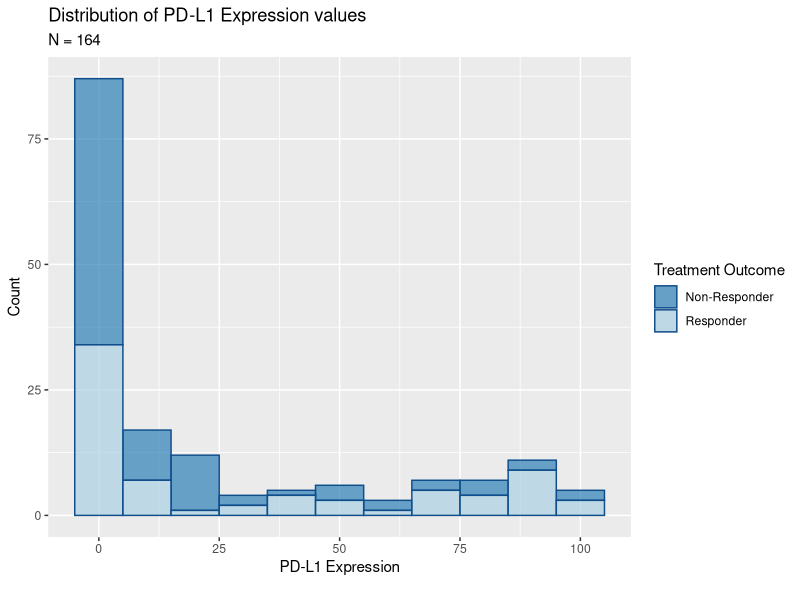
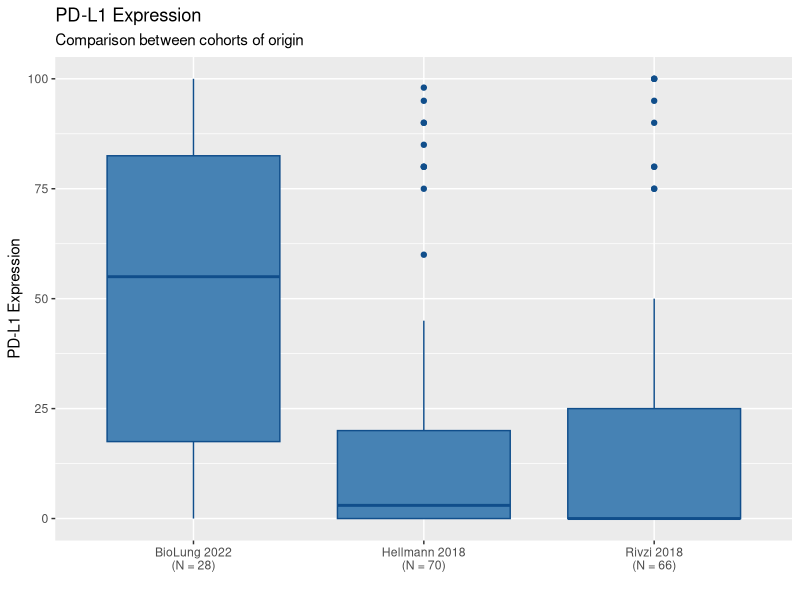
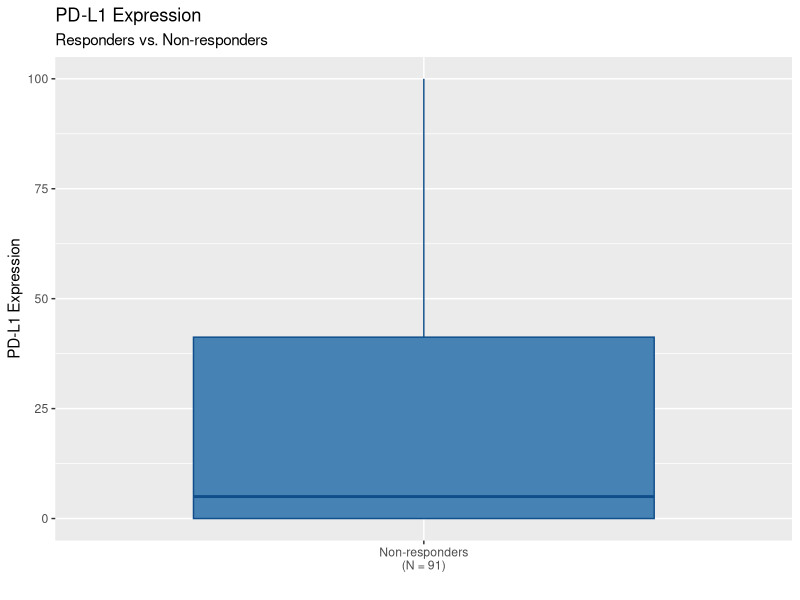
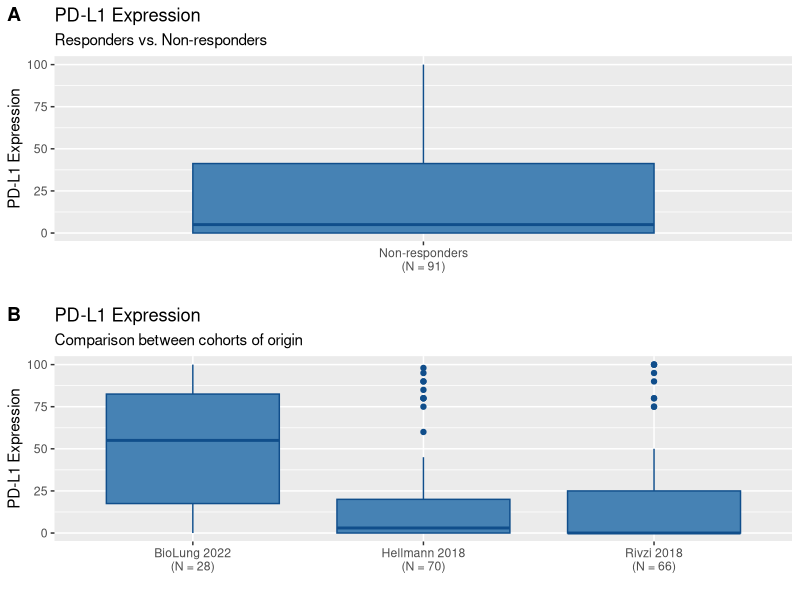
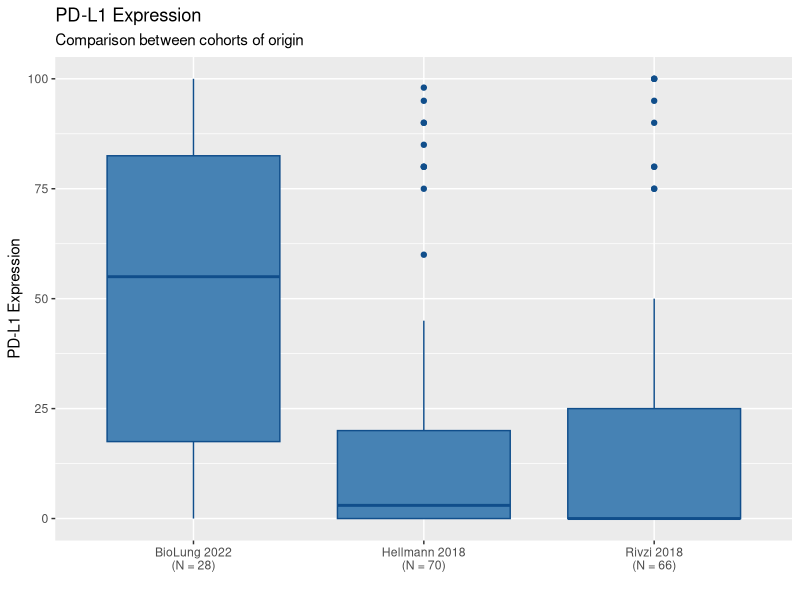
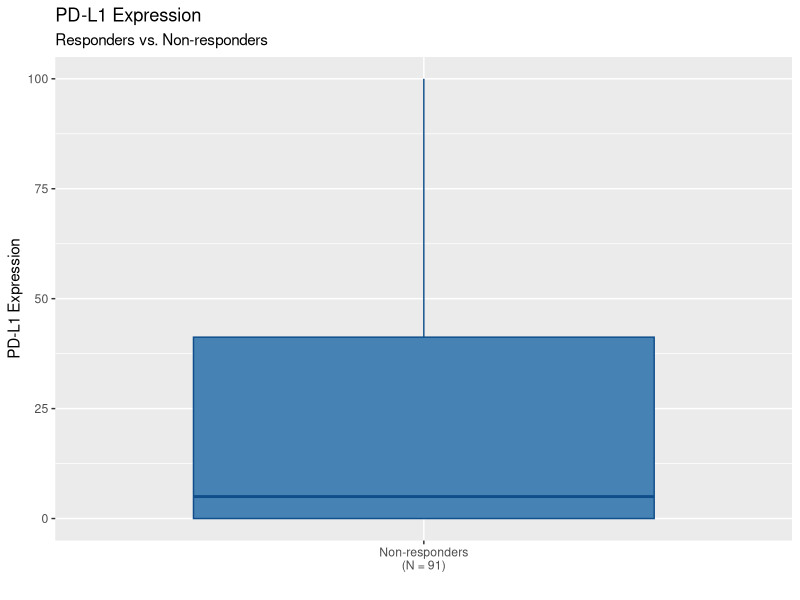
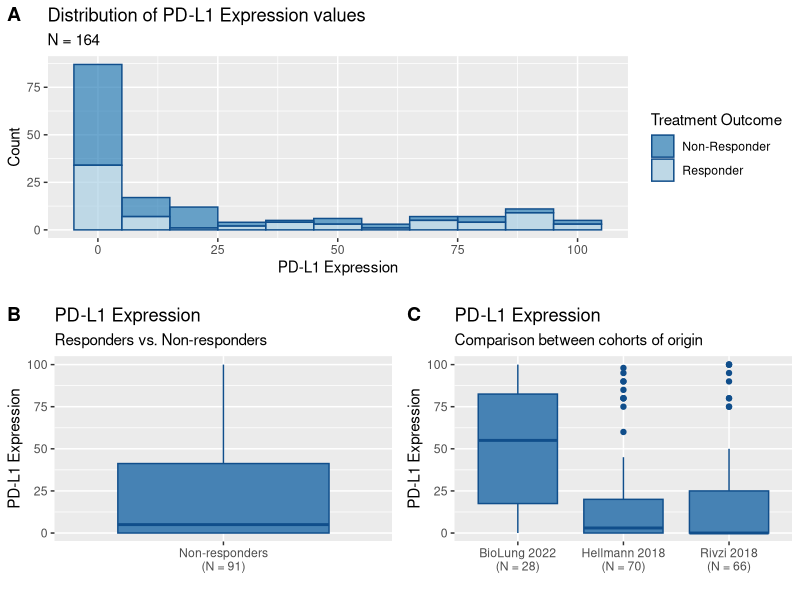

Write the R code that produced these figures, in order.
#=================================================================================
# LOAD LIBRARIES & READ FILES
# DEV: Read total_df from summary statistics instead...
#=================================================================================
library(ggplot2)
library(dplyr)
library(tidyverse)
library(ggpubr)


# Set working directory (also place data to read in working directory).
WORK_DIR <- "/Users/davidlord/Documents/External_data/script_running"
setwd(WORK_DIR)

# Read data file
total_df <- read.delim("Features_engineered_control_included.tsv", stringsAsFactors = FALSE)
unique(total_df$Study_ID)
total_df <- total_df %>% filter(Study_ID != "Model_Control")



#=======================================================================
# PREPROCESS
#=======================================================================
temp_df <- total_df

# Investigate vector
class(temp_df$PD.L1_Expression)
# Investigate vector
table(temp_df$PD.L1_Expression)
# Change to numeric
temp_df$PD.L1_Expression <- as.numeric(temp_df$PD.L1_Expression)


#=======================================================================
# VISUALIZE
#=======================================================================

# HISTOGRAM
#------------

hist <- temp_df %>% ggplot(aes(x = PD.L1_Expression, fill = Treatment_Outcome)) +
  geom_histogram(binwidth = 10, color = "dodgerblue4", alpha = 0.65) +
  scale_fill_brewer(palette = "Paired", direction = -1) +
  #scale_y_continuous(trans = "log2") +
  labs(x = "PD-L1 Expression\n", y = "Count", subtitle = "N = 164", 
       fill = "Treatment Outcome", title = "Distribution of PD-L1 Expression values")
hist



# BOXPLOT FOR EACH COHORT
#-------------------------
# Calculate sample sizes for each cohort
biolung <- temp_df %>% filter(Study_ID == "BioLung_2022") %>% select(PD.L1_Expression)
sum(!is.na(biolung))

hellmann <- temp_df %>% filter(Study_ID == "Hellmann_2018") %>% select(PD.L1_Expression)
sum(!is.na(hellmann))

rivzi_2018 <- temp_df %>% filter(Study_ID == "Rivzi_2018") %>% select(PD.L1_Expression)
sum(!is.na(rivzi_2018))

# Add sample sizes to names
temp_df$Study_ID <- ifelse(temp_df$Study_ID == "BioLung_2022", "BioLung 2022\n(N = 28)", temp_df$Study_ID)
temp_df$Study_ID <- ifelse(temp_df$Study_ID == "Hellmann_2018", "Hellmann 2018\n(N = 70)", temp_df$Study_ID)
temp_df$Study_ID <- ifelse(temp_df$Study_ID == "Rivzi_2018", "Rivzi 2018\n(N = 66)", temp_df$Study_ID)

table(temp_df$Study_ID)


# Plot boxplot
boxp_cohorts <- temp_df %>% filter(Study_ID != "Jordan_2017") %>% 
  filter(Study_ID != "Rivzi_2015") %>% 
  ggplot(aes(y = PD.L1_Expression, x = Study_ID)) +
  geom_boxplot(fill = "steelblue", color = "dodgerblue4") +
  labs(x = "", y = "PD-L1 Expression", title = "PD-L1 Expression", 
       subtitle = "Comparison between cohorts of origin")
boxp_cohorts


# BOXPLOT RESPONDERS VS NON-RESPONDERS
#--------------------------------------
temp2_df <- temp_df

# Count numbers of responders & non-responders
temp <- temp2_df %>% filter(Treatment_Outcome == "Responder")
sum(!is.na(temp$PD.L1_Expression))
# N responders = 73
temp <- temp2_df %>% filter(Treatment_Outcome == "Non-Responder")
sum(!is.na(temp$PD.L1_Expression))
# N non-responders = 91

# Add N to treatment outcomes
temp2_df$Treatment_Outcome <- ifelse(temp2_df$Treatment_Outcome == "Responders", "Responders\n(N = 73)", "Non-responders\n(N = 91)")

boxp_resp <- temp2_df %>% ggplot(aes(x = Treatment_Outcome, y = PD.L1_Expression)) +
  geom_boxplot(fill = "steelblue", color = "dodgerblue4") +
  labs(x = "", y = "PD-L1 Expression", title = "PD-L1 Expression", 
       subtitle = "Responders vs. Non-responders")
boxp_resp

temp2_df <- temp2_df %>% filter(!is.na(PD.L1_Expression))
temp2_df %>% group_by(Treatment_Outcome) %>% summarize(median = median(PD.L1_Expression))



# COMBINE PLOTS
#-----------------

ggarrange(boxp_resp, boxp_cohorts, ncol = 1, nrow = 2, labels = c("A", "B"))

boxp_cohorts
boxp_resp


ggarrange(hist, ggarrange(boxp_resp, boxp_cohorts, ncol = 2, labels = c("B", "C"))
          , nrow = 2, labels = "A")



